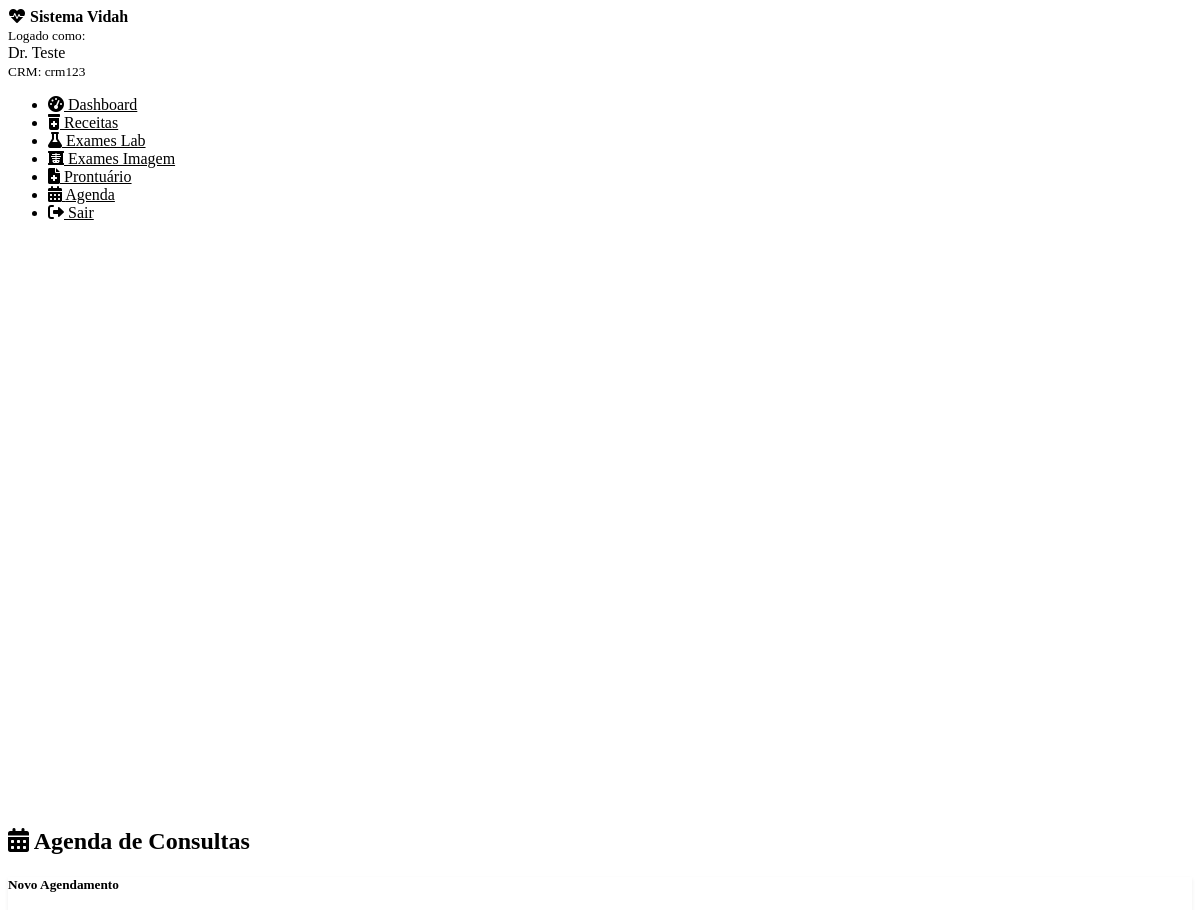
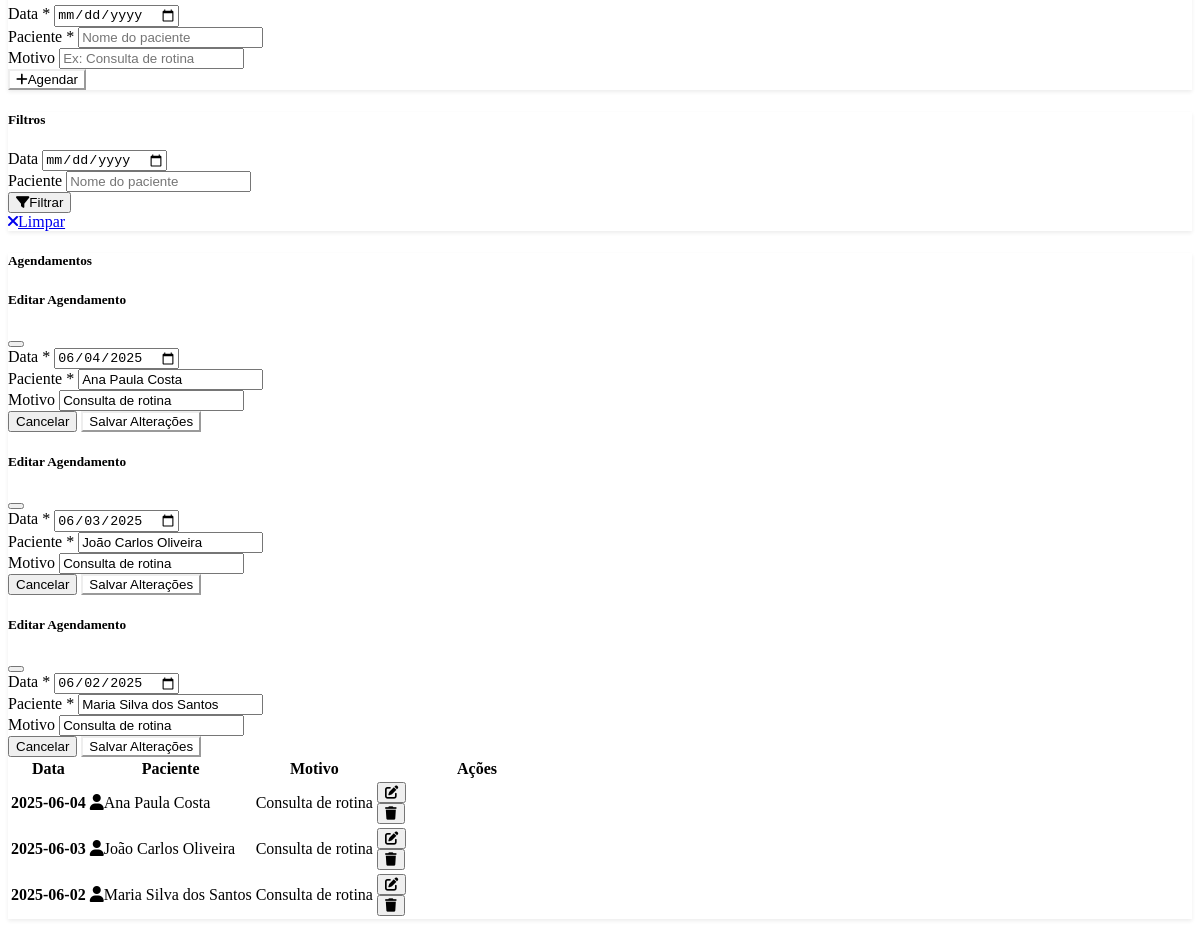
The app's page /agenda (signed in) with its own data (2 pictures, top to bottom).
### tables this page shows
CREATE TABLE agenda (
        id INTEGER PRIMARY KEY AUTOINCREMENT,
        data TEXT NOT NULL,
        paciente TEXT NOT NULL,
        motivo TEXT,
        id_paciente INTEGER,
        id_medico INTEGER NOT NULL,
        created_at TIMESTAMP DEFAULT CURRENT_TIMESTAMP,
        FOREIGN KEY (id_paciente) REFERENCES pacientes (id),
        FOREIGN KEY (id_medico) REFERENCES medicos (id)
    );

### routes/agenda.py (the view, shortened to what this page needs)
@agenda_bp.route('/agenda', methods=['GET', 'POST'])
def agenda():
    if 'usuario' not in session:
        return redirect(url_for('auth.login'))
    conn = get_db_connection()
    try:
        filtro_data = request.args.get('data')
        filtro_paciente = sanitizar_entrada(request.args.get('paciente', ''))
        query = "SELECT * FROM agenda WHERE id_medico = ?"
        params = [session['usuario']['id']]
        if filtro_data:
            query += " AND data = ?"
            params.append(filtro_data)
        if filtro_paciente:
            query += " AND paciente LIKE ?"
            params.append(f'%{filtro_paciente}%')
        query += " ORDER BY data DESC, created_at DESC LIMIT 50"
        agendamentos = conn.execute(query, params).fetchall()
        conn.close()
        return render_template('agenda.html',
                             agendamentos=agendamentos,
                             filtro_data=filtro_data,
                             filtro_paciente=filtro_paciente)
    except Exception as e:
        logging.error(f'Agenda display error: {e}')
        flash('Erro ao carregar agenda.', 'error')
        return render_template('agenda.html', agendamentos=[])

### utils/db.py (called while the page is built)
def get_db_connection():
    try:
        conn = sqlite3.connect('dados.db')
        conn.row_factory = sqlite3.Row
        conn.execute("PRAGMA foreign_keys = ON")
        return conn
    except sqlite3.Error as e:
        logging.error(f"Database connection error: {e}")
        raise

### utils/forms.py (called while the page is built)
def sanitizar_entrada(texto):
    if not texto:
        return ""
    return texto.strip()

### templates/agenda.html (shortened to what this page needs)
{% extends 'base.html' %}
{% block content %}
<div class="container mt-4">
    <div class="row">
        <div class="col-12">
            <h2 class="mb-4">
                <i class="fas fa-calendar-alt me-3"></i>
                Agenda de Consultas
            </h2>
        </div>
    </div>
    <div class="card mb-4">
        <div class="card-header">
            <h5 class="mb-0">Novo Agendamento</h5>
        </div>
        <div class="card-body">
            <form method="POST" action="{{ url_for('agenda.agenda') }}">
                <div class="row">
                    <div class="col-md-3 mb-3">
                        <label for="data" class="form-label">Data *</label>
                        <input type="date" name="data" id="data" class="form-control" required>
                    </div>
                    <div class="col-md-4 mb-3">
                        <label for="paciente" class="form-label">Paciente *</label>
                        <input type="text" name="paciente" id="paciente" class="form-control"
                               placeholder="Nome do paciente" required>
                    </div>
                    <div class="col-md-3 mb-3">
                        <label for="motivo" class="form-label">Motivo</label>
                        <input type="text" name="motivo" id="motivo" class="form-control"
                               placeholder="Ex: Consulta de rotina">
                    </div>
                    <div class="col-md-2 mb-3 d-flex align-items-end">
                        <button type="submit" class="btn btn-primary w-100" onclick="showLoading(this)">
                            <i class="fas fa-plus me-2"></i>Agendar
                        </button>
                    </div>
                </div>
            </form>
        </div>
    </div>
    <div class="card mb-4">
        <div class="card-header">
            <h5 class="mb-0">Filtros</h5>
        </div>
        <div class="card-body">
            <form method="GET" action="{{ url_for('agenda.agenda') }}">
                <div class="row">
                    <div class="col-md-3 mb-3">
                        <label for="data_filtro" class="form-label">Data</label>
                        <input type="date" name="data" id="data_filtro" class="form-control"
                               value="{{ filtro_data }}">
                    </div>
                    <div class="col-md-4 mb-3">
                        <label for="paciente_filtro" class="form-label">Paciente</label>
                        <input type="text" name="paciente" id="paciente_filtro" class="form-control"
                               placeholder="Nome do paciente" value="{{ filtro_paciente }}">
                    </div>
                    <div class="col-md-2 mb-3 d-flex align-items-end">
                        <button type="submit" class="btn btn-secondary w-100">
                            <i class="fas fa-filter me-2"></i>Filtrar
                        </button>
                    </div>
                    <div class="col-md-2 mb-3 d-flex align-items-end">
                        <a href="{{ url_for('agenda.agenda') }}" class="btn btn-outline-secondary w-100">
                            <i class="fas fa-times me-2"></i>Limpar
                        </a>
                    </div>
                </div>
            </form>
        </div>
    </div>
    <div class="card">
        <div class="card-header">
            <h5 class="mb-0">Agendamentos</h5>
        </div>
        <div class="card-body">
            {% if agendamentos %}
                <div class="table-responsive">
                    <table class="table table-hover">
                        <thead>
                            <tr>
                                <th>Data</th>
                                <th>Paciente</th>
                                <th>Motivo</th>
                                <th width="200">Ações</th>
                            </tr>
                        </thead>
                        <tbody>
                            {% for agendamento in agendamentos %}
                            <tr>
                                <td>
                                    <strong>{{ agendamento.data }}</strong>
                                </td>
                                <td>
                                    <i class="fas fa-user me-2"></i>{{ agendamento.paciente }}
                                </td>
                                <td>
                                    {{ agendamento.motivo or '-' }}
                                </td>
                                <td>
                                    <div class="btn-group" role="group">
                                        <button type="button"
                                                class="btn btn-outline-primary btn-sm"
                                                data-bs-toggle="modal"
                                                data-bs-target="#editModal{{ agendamento.id }}">
                                            <i class="fas fa-edit"></i>
                                        </button>
                                        <form method="POST"
                                              action="{{ url_for('agenda.excluir_agendamento', id=agendamento.id) }}"
                                              class="d-inline"
                                              onsubmit="return confirmarExclusao('Tem certeza que deseja excluir este agendamento?')">
                                            <button type="submit" class="btn btn-outline-danger btn-sm">
                                                <i class="fas fa-trash"></i>
                                            </button>
                                        </form>
                                    </div>
                                </td>
                            </tr>
                            <div class="modal fade" id="editModal{{ agendamento.id }}" tabindex="-1">
                                <div class="modal-dialog">
                                    <div class="modal-content">
                                        <div class="modal-header">
                                            <h5 class="modal-title">Editar Agendamento</h5>
                                            <button type="button" class="btn-close" data-bs-dismiss="modal"></button>
                                        </div>
                                        <form method="POST" action="{{ url_for('agenda.editar_agendamento', id=agendamento.id) }}">
                                            <div class="modal-body">
                                                <div class="mb-3">
                                                    <label class="form-label">Data *</label>
                                                    <input type="date" name="data" class="form-control"
                                                           value="{{ agendamento.data }}" required>
                                                </div>
                                                <div class="mb-3">
                                                    <label class="form-label">Paciente *</label>
                                                    <input type="text" name="paciente" class="form-control"
                                                           value="{{ agendamento.paciente }}" required>
                                                </div>
                                                <div class="mb-3">
                                                    <label class="form-label">Motivo</label>
                                                    <input type="text" name="motivo" class="form-control"
                                                           value="{{ agendamento.motivo or '' }}">
                                                </div>
                                            </div>
                                            <div class="modal-footer">
                                                <button type="button" class="btn btn-secondary" data-bs-dismiss="modal">
                                                    Cancelar
                                                </button>
                                                <button type="submit" class="btn btn-primary">
                                                    Salvar Alterações
                                                </button>
                                            </div>
                                        </form>
                                    </div>
                                </div>
                            </div>
                            {% endfor %}
                        </tbody>
                    </table>
                </div>
            {% endif %}
        </div>
    </div>
</div>
{% endblock %}

### templates/base.html (shortened to what this page needs)
<!DOCTYPE html>
<html lang="pt-br" data-bs-theme="dark">
<head>
    <link href="https://cdn.replit.com/agent/bootstrap-agent-dark-theme.min.css" rel="stylesheet">
    <link href="https://cdnjs.cloudflare.com/ajax/libs/font-awesome/6.0.0/css/all.min.css" rel="stylesheet">
</head>
<body>
    <div class="container-fluid">
        <div class="row">
            {% if session.usuario %}
            <nav class="col-md-3 col-lg-2 d-md-block sidebar collapse">
                <div class="position-sticky pt-3">
                    <div class="navbar-brand mb-4">
                        <i class="fas fa-heartbeat me-2"></i>
                        Sistema Vidah
                    </div>
                    <div class="mb-3">
                        <small class="text-muted">Logado como:</small>
                        <div class="fw-bold">{{ session.usuario.nome }}</div>
                        <small class="text-muted">CRM: {{ session.usuario.crm }}</small>
                    </div>
                    <ul class="nav flex-column">
                        <li class="nav-item">
                            <a class="nav-link" href="{{ url_for('dashboard.dashboard') }}">
                                <i class="fas fa-tachometer-alt me-2"></i>
                                Dashboard
                            </a>
                        </li>
                        <li class="nav-item">
                            <a class="nav-link" href="{{ url_for('receita.receita') }}">
                                <i class="fas fa-prescription-bottle-alt me-2"></i>
                                Receitas
                            </a>
                        </li>
                        <li class="nav-item">
                            <a class="nav-link" href="{{ url_for('exames_lab.exames_lab') }}">
                                <i class="fas fa-flask me-2"></i>
                                Exames Lab
                            </a>
                        </li>
                        <li class="nav-item">
                            <a class="nav-link" href="{{ url_for('exames_img.exames_img') }}">
                                <i class="fas fa-x-ray me-2"></i>
                                Exames Imagem
                            </a>
                        </li>
                        <li class="nav-item">
                            <a class="nav-link" href="{{ url_for('prontuario.prontuario') }}">
                                <i class="fas fa-file-medical me-2"></i>
                                Prontuário
                            </a>
                        </li>
                        <li class="nav-item">
                            <a class="nav-link" href="{{ url_for('agenda.agenda') }}">
                                <i class="fas fa-calendar-alt me-2"></i>
                                Agenda
                            </a>
                        </li>
                        <li class="nav-item mt-3">
                            <a class="nav-link text-danger" href="{{ url_for('auth.logout') }}">
                                <i class="fas fa-sign-out-alt me-2"></i>
                                Sair
                            </a>
                        </li>
                    </ul>
                </div>
            </nav>
            {% endif %}
            <main class="col-md-9 ms-sm-auto col-lg-10 px-md-4 content-wrapper">
                {% block content %}{% endblock %}
            </main>
        </div>
    </div>
</body>
</html>

### templates/base.html (style rules this page uses)
.sidebar { min-height: 100vh; background: var(--bs-dark); }
.content-wrapper { min-height: 100vh; }
.navbar-brand { font-weight: bold; color: var(--bs-light) !important; }
.nav-link { color: var(--bs-light); transition: all 0.3s ease; }
.card { border: none; box-shadow: 0 0.125rem 0.25rem rgba(0, 0, 0, 0.075); }
.btn-primary { background-color: var(--bs-primary); border-color: var(--bs-primary); }

### records on screen
agenda: data "2025-06-04", paciente "Ana Paula Costa", motivo "Consulta de rotina", data "06/04/2025"
agenda: data "2025-06-03", paciente "João Carlos Oliveira", motivo "Consulta de rotina", data "06/03/2025"
agenda: data "2025-06-02", paciente "Maria Silva dos Santos", motivo "Consulta de rotina", data "06/02/2025"

### other values on screen
{{ session.usuario.nome }} "Dr. Teste"
{{ session.usuario.crm }} "crm123"
